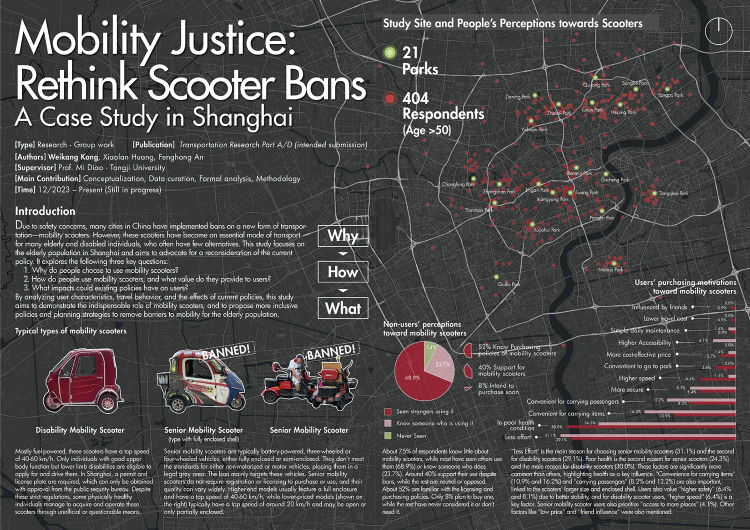
#> input picture projects/scooter/thumb/scooter-01.jpg, 1500 x 1060 px (shown at 1/2 size); its folder holds only this picture in this run
$ jupyter execute 'image resize.ipynb'   (older library calls are emulated)
#> lines starting #> are read from the running program, lines starting #| are printed output that depends on the picture
[cell 1]
import os
from PIL import Image

def resize_image(image_path, output_path, target_width=None, target_height=None, quality=100):
    """
    根据指定的宽度或高度缩放图像，并保持原始的长宽比。
    :param image_path: 源图像文件路径
    :param output_path: 输出图像文件路径
    :param target_width: 目标宽度 (可选)
    :param target_height: 目标高度 (可选)
    :param quality: 输出图像质量，范围从1到100 (默认100)
    """
#> called with image_path = './projects/scooter/thumb/scooter-01.jpg', output_path = './projects/scooter/thumb/scooter-01.jpg', target_width = 1500, quality = 100
    with Image.open(image_path) as img:
#> img is the input picture: PIL image 1500x1060 RGB; mean R, G, B 74.2, 73.6, 73
        original_width, original_height = img.size
#> original_width = 1500; original_height = 1060

        # 保持原始长宽比，计算目标尺寸
        if target_width and not target_height:
            # 按照宽度缩放
            ratio = target_width / float(original_width)
#> ratio = 1
            target_height = int(original_height * ratio)
#> target_height = 1060
        elif target_height and not target_width:
            # 按照高度缩放
            ratio = target_height / float(original_height)
            target_width = int(original_width * ratio)
        else:
            # 如果两个参数都指定，则按宽度或高度中较小的一边进行缩放
            raise ValueError("必须指定宽度或高度，但不能同时指定宽度和高度。")

        # 对图像进行缩放
        img = img.resize((target_width, target_height), Image.ANTIALIAS)

        # 确保保存图像时保持较高质量
        img.save(output_path, quality=quality)

def resize_images_in_folder(folder_path, target_width=None, target_height=None, output_folder=None, quality=100):
    """
    缩放文件夹中所有图像，保持长宽比。
    :param folder_path: 图像文件夹路径
    :param target_width: 目标宽度 (可选)
    :param target_height: 目标高度 (可选)
    :param output_folder: 输出文件夹 (可选)，如果没有指定，默认在原文件夹创建
    :param quality: 输出图像质量，范围从1到100 (默认95)
    """
    if output_folder is None:
        output_folder = folder_path  # 如果没有指定输出文件夹，默认保存在源文件夹中

    # 确保输出文件夹存在
    if not os.path.exists(output_folder):
        os.makedirs(output_folder)

    # 遍历文件夹中的所有文件
    for filename in os.listdir(folder_path):
        file_path = os.path.join(folder_path, filename)

        # 如果是图像文件（这里以.jpg和.png为例）
        if filename.lower().endswith(('.png', '.jpg', '.jpeg')):
            output_path = os.path.join(output_folder, filename)
            print(f"正在处理: {filename}")
            try:
                resize_image(file_path, output_path, target_width, target_height, quality)
                print(f"完成: {filename}")
            except Exception as e:
                print(f"无法处理 {filename}: {e}")

[cell 2]
folder_path = './projects/scooter/thumb'  # 替换为你的文件夹路径
resize_images_in_folder(folder_path, target_width=1500)

[cell 3]
image_path = './projects/restaurant/FangtaPark.jpg'
resize_image(image_path,image_path,target_width=2000)
#> call 2 of resize_image, with image_path = './projects/restaurant/FangtaPark.jpg', output_path = './projects/restaurant/FangtaPark.jpg', target_width = 2000, quality = 100
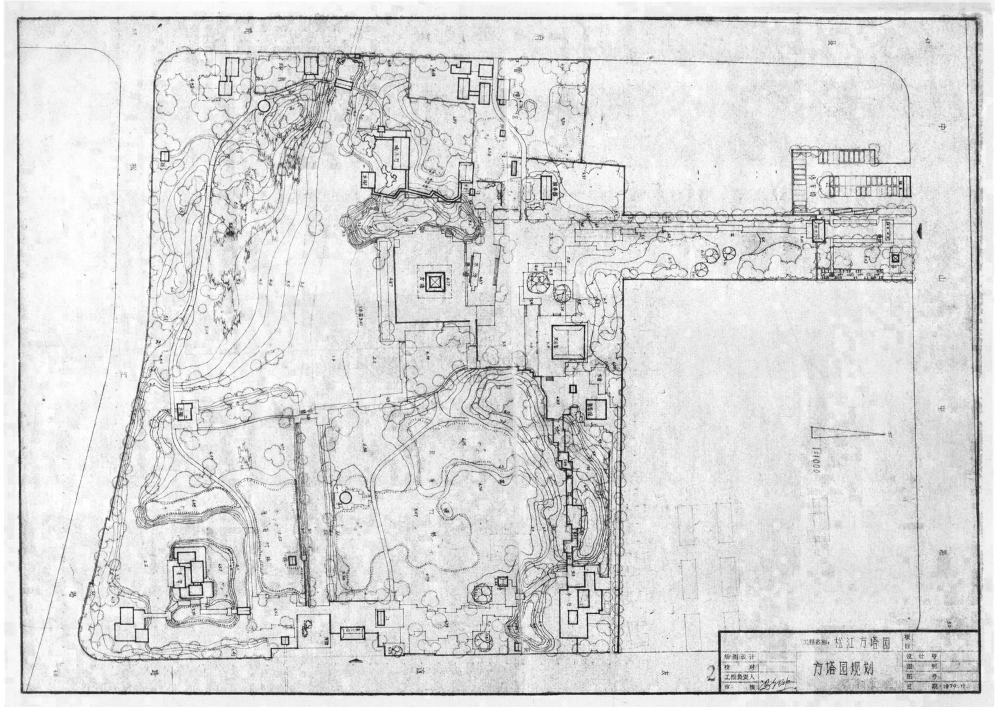
#> input picture projects/restaurant/FangtaPark.jpg, 2000 x 1413 px (shown at 1/2 size)
#> in resize_image, img is the input picture: PIL image 2000x1413 RGB; min 3, max 255, mean 218.2

[cell 4]
image_path = './projects/restaurant/thumb/FangtaPark.jpg'
resize_image(image_path,image_path,target_width=600)
#> call 3 of resize_image, with target_width = 600, quality = 100
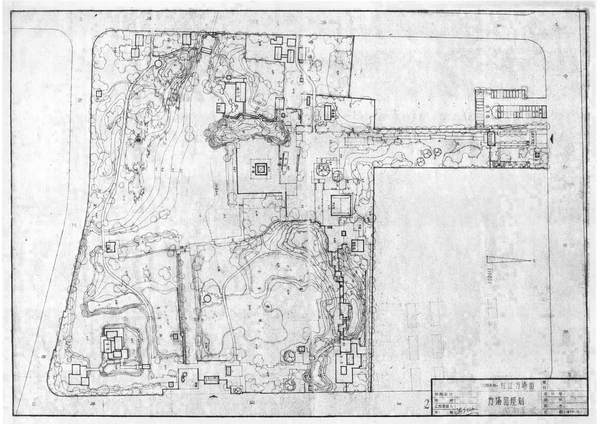
#> input picture projects/restaurant/thumb/FangtaPark.jpg, 600 x 424 px
#> in resize_image, img is the input picture: PIL image 600x424 RGB; min 14, max 255, mean 218.2
